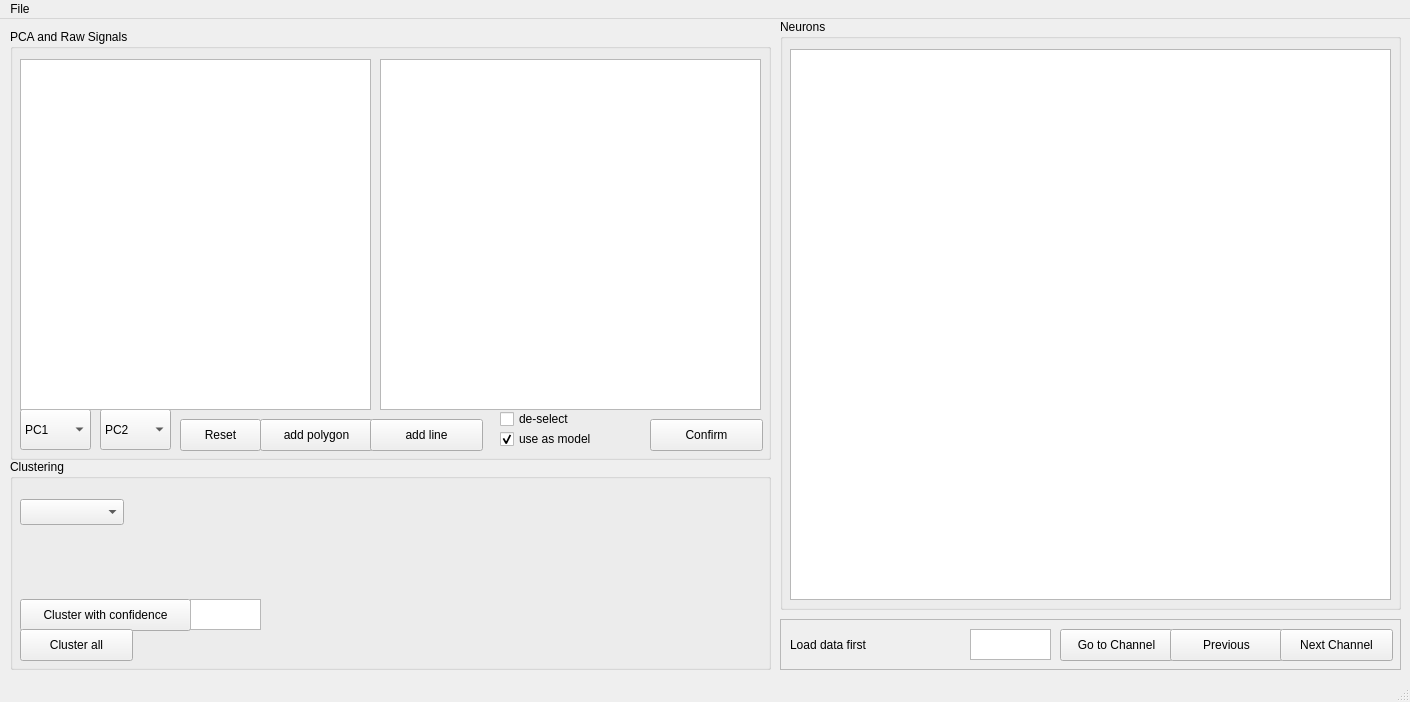
<?xml version="1.0" encoding="UTF-8"?>
<ui version="4.0">
 <class>MainWindow</class>
 <widget class="QMainWindow" name="MainWindow">
  <property name="geometry">
   <rect>
    <x>0</x>
    <y>0</y>
    <width>1410</width>
    <height>702</height>
   </rect>
  </property>
  <property name="windowTitle">
   <string>MainWindow</string>
  </property>
  <widget class="QWidget" name="centralwidget">
   <widget class="QGroupBox" name="group_Units">
    <property name="geometry">
     <rect>
      <x>780</x>
      <y>0</y>
      <width>621</width>
      <height>591</height>
     </rect>
    </property>
    <property name="title">
     <string>Neurons</string>
    </property>
    <widget class="PlotWidget" name="graphicsView_units">
     <property name="geometry">
      <rect>
       <x>10</x>
       <y>30</y>
       <width>601</width>
       <height>551</height>
      </rect>
     </property>
    </widget>
   </widget>
   <widget class="QGroupBox" name="group_PCA">
    <property name="geometry">
     <rect>
      <x>10</x>
      <y>10</y>
      <width>761</width>
      <height>431</height>
     </rect>
    </property>
    <property name="title">
     <string>PCA and Raw Signals</string>
    </property>
    <widget class="QComboBox" name="comboBox_PC1">
     <property name="geometry">
      <rect>
       <x>10</x>
       <y>380</y>
       <width>71</width>
       <height>41</height>
      </rect>
     </property>
     <item>
      <property name="text">
       <string>PC1</string>
      </property>
     </item>
     <item>
      <property name="text">
       <string>PC2</string>
      </property>
     </item>
     <item>
      <property name="text">
       <string>PC3</string>
      </property>
     </item>
     <item>
      <property name="text">
       <string>PC4</string>
      </property>
     </item>
    </widget>
    <widget class="QComboBox" name="comboBox_PC2">
     <property name="geometry">
      <rect>
       <x>90</x>
       <y>380</y>
       <width>71</width>
       <height>41</height>
      </rect>
     </property>
     <item>
      <property name="text">
       <string>PC2</string>
      </property>
     </item>
     <item>
      <property name="text">
       <string>PC1</string>
      </property>
     </item>
     <item>
      <property name="text">
       <string>PC3</string>
      </property>
     </item>
     <item>
      <property name="text">
       <string>PC4</string>
      </property>
     </item>
    </widget>
    <widget class="QPushButton" name="pushButton_Polygon">
     <property name="geometry">
      <rect>
       <x>250</x>
       <y>390</y>
       <width>113</width>
       <height>32</height>
      </rect>
     </property>
     <property name="text">
      <string>add polygon</string>
     </property>
    </widget>
    <widget class="QPushButton" name="pushButton_Line">
     <property name="geometry">
      <rect>
       <x>360</x>
       <y>390</y>
       <width>113</width>
       <height>32</height>
      </rect>
     </property>
     <property name="text">
      <string>add line</string>
     </property>
    </widget>
    <widget class="QPushButton" name="pushButton_Confirm">
     <property name="geometry">
      <rect>
       <x>640</x>
       <y>390</y>
       <width>113</width>
       <height>32</height>
      </rect>
     </property>
     <property name="text">
      <string>Confirm</string>
     </property>
    </widget>
    <widget class="QCheckBox" name="checkBox_deselect">
     <property name="geometry">
      <rect>
       <x>490</x>
       <y>380</y>
       <width>87</width>
       <height>20</height>
      </rect>
     </property>
     <property name="text">
      <string>de-select</string>
     </property>
    </widget>
    <widget class="QCheckBox" name="checkBox_useasmodel">
     <property name="geometry">
      <rect>
       <x>490</x>
       <y>400</y>
       <width>111</width>
       <height>20</height>
      </rect>
     </property>
     <property name="text">
      <string>use as model</string>
     </property>
     <property name="checked">
      <bool>true</bool>
     </property>
    </widget>
    <widget class="PlotWidget" name="graphicsView_pca">
     <property name="geometry">
      <rect>
       <x>10</x>
       <y>30</y>
       <width>351</width>
       <height>351</height>
      </rect>
     </property>
    </widget>
    <widget class="PlotWidget" name="graphicsView_raw">
     <property name="geometry">
      <rect>
       <x>370</x>
       <y>30</y>
       <width>381</width>
       <height>351</height>
      </rect>
     </property>
    </widget>
    <widget class="QPushButton" name="pushButton">
     <property name="geometry">
      <rect>
       <x>170</x>
       <y>390</y>
       <width>81</width>
       <height>32</height>
      </rect>
     </property>
     <property name="text">
      <string>Reset</string>
     </property>
    </widget>
   </widget>
   <widget class="QGroupBox" name="group_Methods">
    <property name="geometry">
     <rect>
      <x>10</x>
      <y>440</y>
      <width>761</width>
      <height>211</height>
     </rect>
    </property>
    <property name="title">
     <string>Clustering</string>
    </property>
    <widget class="QComboBox" name="comboBox_ClusterMethods">
     <property name="geometry">
      <rect>
       <x>10</x>
       <y>40</y>
       <width>104</width>
       <height>26</height>
      </rect>
     </property>
    </widget>
    <widget class="QPushButton" name="pushButton_sortsafe">
     <property name="geometry">
      <rect>
       <x>10</x>
       <y>140</y>
       <width>171</width>
       <height>32</height>
      </rect>
     </property>
     <property name="text">
      <string>Cluster with confidence</string>
     </property>
    </widget>
    <widget class="QPushButton" name="pushButton_sortall">
     <property name="geometry">
      <rect>
       <x>10</x>
       <y>170</y>
       <width>113</width>
       <height>32</height>
      </rect>
     </property>
     <property name="text">
      <string>Cluster all</string>
     </property>
    </widget>
    <widget class="QTextEdit" name="textEdit_sortsafe">
     <property name="geometry">
      <rect>
       <x>180</x>
       <y>140</y>
       <width>71</width>
       <height>31</height>
      </rect>
     </property>
    </widget>
   </widget>
   <widget class="QFrame" name="frame_Channel">
    <property name="geometry">
     <rect>
      <x>780</x>
      <y>600</y>
      <width>621</width>
      <height>51</height>
     </rect>
    </property>
    <property name="frameShape">
     <enum>QFrame::StyledPanel</enum>
    </property>
    <property name="frameShadow">
     <enum>QFrame::Raised</enum>
    </property>
    <widget class="QLabel" name="label_channel">
     <property name="geometry">
      <rect>
       <x>10</x>
       <y>10</y>
       <width>171</width>
       <height>31</height>
      </rect>
     </property>
     <property name="text">
      <string>Load data first</string>
     </property>
    </widget>
    <widget class="QTextEdit" name="textEdit_channel">
     <property name="geometry">
      <rect>
       <x>190</x>
       <y>10</y>
       <width>81</width>
       <height>31</height>
      </rect>
     </property>
    </widget>
    <widget class="QPushButton" name="pushButton_gotochannel">
     <property name="geometry">
      <rect>
       <x>280</x>
       <y>10</y>
       <width>113</width>
       <height>32</height>
      </rect>
     </property>
     <property name="text">
      <string>Go to Channel</string>
     </property>
    </widget>
    <widget class="QPushButton" name="pushButton_previouschannel">
     <property name="geometry">
      <rect>
       <x>390</x>
       <y>10</y>
       <width>113</width>
       <height>32</height>
      </rect>
     </property>
     <property name="text">
      <string>Previous</string>
     </property>
    </widget>
    <widget class="QPushButton" name="pushButton_nextchannel">
     <property name="geometry">
      <rect>
       <x>500</x>
       <y>10</y>
       <width>113</width>
       <height>32</height>
      </rect>
     </property>
     <property name="text">
      <string>Next Channel</string>
     </property>
    </widget>
   </widget>
  </widget>
  <widget class="QMenuBar" name="menubar">
   <property name="geometry">
    <rect>
     <x>0</x>
     <y>0</y>
     <width>1410</width>
     <height>24</height>
    </rect>
   </property>
   <widget class="QMenu" name="menuFile">
    <property name="title">
     <string>File</string>
    </property>
    <addaction name="actionLoadFolder"/>
   </widget>
   <addaction name="menuFile"/>
  </widget>
  <widget class="QStatusBar" name="statusbar"/>
  <action name="actionLoadFolder">
   <property name="text">
    <string>Load folder</string>
   </property>
   <property name="statusTip">
    <string>Load a folder</string>
   </property>
   <property name="shortcut">
    <string>Ctrl+O</string>
   </property>
  </action>
 </widget>
 <customwidgets>
  <customwidget>
   <class>PlotWidget</class>
   <extends>QGraphicsView</extends>
   <header location="global">pyqtgraph.h</header>
  </customwidget>
 </customwidgets>
 <resources/>
 <connections/>
</ui>
